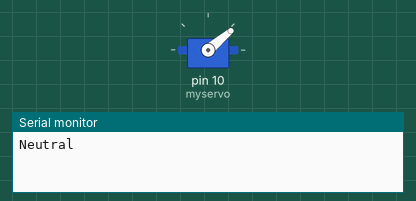
Recording of a sketch running on a simulated Arduino Uno, built with avr-gcc and run on an emulated ATmega328P. On the bench: servo, the last lines printed to the serial monitor.

Above: at 0.05 s.
At 4.0 s:
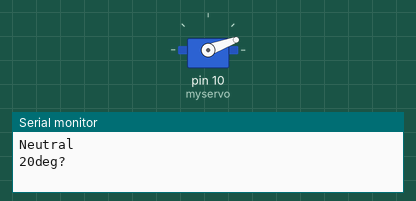
Timing chart, 0 to 7.8 s (numbered marks = the images above):
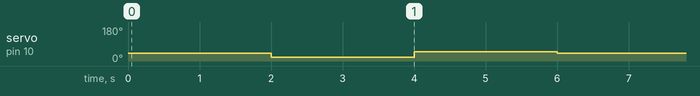

The sketch:

servo.ino
```cpp
#include <Servo.h>

Servo myservo;  // create servo object to control a servo
// twelve servo objects can be created on most boards
int ir_sensor = 6;
int neu = 40;    // variable to store the servo position
int right = 50;
int left = 20;
void setup() {
  myservo.attach(10);  // attaches the servo on pin 9 to the servo object
  Serial.begin(9600);
pinMode(ir_sensor, INPUT);
}

void loop() {
    myservo.write(neu);
    Serial.println("Neutral");
    delay(2000);
    myservo.write(left);
    Serial.println("20deg?");
    delay(2000);

    myservo.write(right);
    Serial.println("right 20deg?");

    delay(2000);
  /*
  for (pos = 0; pos <= 45; pos += 1) { // goes from 0 degrees to 180 degrees
    // in steps of 1 degree
    myservo.write(pos);              // tell servo to go to position in variable 'pos'
    delay(15);                       // waits 15ms for the servo to reach the position
  }
  for (pos = 45; pos >= 0; pos -= 1) { // goes from 180 degrees to 0 degrees
    myservo.write(pos);              // tell servo to go to position in variable 'pos'
    delay(15);                       // waits 15ms for the servo to reach the position
  }*/
}
```

sd_Example.cpp
```cpp
/*
  SD card read/write
 ** MOSI - pin 11
 ** MISO - pin 12
 ** CLK - pin 13
 ** CS - pin 4
*/

#include <SPI.h>
#include <SD.h>

File myFile;

void setup() {
  // Open serial communications and wait for port to open:
  Serial.begin(9600);
  while (!Serial) {
    ; // wait for serial port to connect. Needed for native USB port only
  }


  Serial.print("Initializing SD card...");

  if (!SD.begin(4)) {
    Serial.println("initialization failed!");
    while (1);
  }
  Serial.println("initialization done.");

  // open the file. note that only one file can be open at a time,
  // so you have to close this one before opening another.
  myFile = SD.open("test.txt", FILE_WRITE);

  // if the file opened okay, write to it:
  if (myFile) {
    Serial.print("Writing");
    myFile.println("Just confirming that this is actually happening.");
    // close the file:
    myFile.close();
    Serial.println("done.");
  } else {
    // if the file didn't open, print an error:
    Serial.println("error opening test.txt");
  }

  // re-open the file for reading:
  myFile = SD.open("test.txt");
  if (myFile) {
    Serial.println("test.txt:");

    // read from the file until there's nothing else in it:
    while (myFile.available()) {
      Serial.write(myFile.read());
    }
    // close the file:
    myFile.close();
  } else {
    // if the file didn't open, print an error:
    Serial.println("error opening test.txt");
  }
}

void loop() {
}
```

Measured:
- by itself, servo on pin 10 (myservo): repeats every 6.0 s: 50° 2.0 s, 40° 2.0 s, 20° 2.0 s
